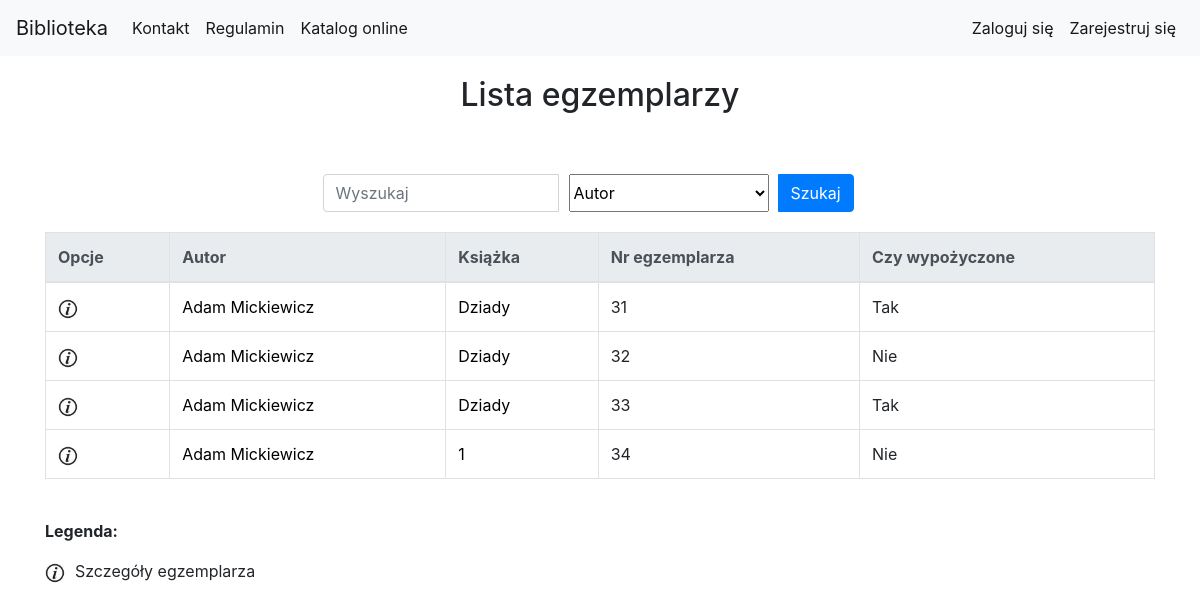
The app's page /library/book_copy_list/ with its own data.
### library_app/models.py (models this page shows, shortened)
class BookCopy(models.Model):
    book = models.ForeignKey(Book, related_name="bookcopies", verbose_name='Wybierz książkę') #teraz w templatce mozemy z poziomu klasy book odnosic sie do obiektow bookcopy, np {{book.bookcopies.count}} da liczbe kopii ksiazek ktore maja w polu book id danej ksiazki
    is_borrowed = models.BooleanField(default=False)

class Author(models.Model):
    first_name = models.CharField(max_length=200, verbose_name='Imię')
    last_name = models.CharField(max_length=200, verbose_name='Nazwisko')
    country = models.CharField(max_length=200, verbose_name='Kraj')
    biography = models.TextField(default='', blank=True, null=True, verbose_name='Biografia')
    birth_place = models.CharField(max_length=200, default='', blank=True, null=True, verbose_name='Miejsce urodzenia')
    image_url = models.URLField(default='', blank=True, null=True, verbose_name='Adres url portretu, zakończony rozszerzeniem')
    years_of_life = models.CharField(max_length=10, default='', blank=True, null=True, verbose_name='Lata życia')

class Book(models.Model):
    authors = models.ManyToManyField(Author, related_name='book_authors', verbose_name='Autorzy')
    category = models.ForeignKey(Category, related_name='book_categories', verbose_name='Kategoria')
    publishing_house = models.ForeignKey(PublishingHouse, related_name='publishing_houses', verbose_name='Wydawnictwo')
    isbn = models.CharField(max_length=30, unique=True, verbose_name='Numer ISBN')
    title = models.CharField(max_length=200, verbose_name='Tytuł')
    description = models.TextField(blank=True, default='', verbose_name='Opis')
    publish_date = models.DateField(default=datetime.now, blank=True, verbose_name='Data publikacji')
    edition = models.PositiveIntegerField(default=1, verbose_name='Numer wydania')
    image_url = models.URLField(default='', blank=True, null=True, verbose_name='Adres url okładki zakończony rozszerzeniem obrazu')
    add_date = models.DateTimeField(auto_now=True)
    slug = models.SlugField(allow_unicode=True, unique=True)

### library_app/views.py (the view)
class BookCopyListView(generic.ListView):
    model = models.BookCopy
    paginate_by = 10
    def get_queryset(self):
        search_query = self.request.GET.get("search_query")
        search_type = self.request.GET.get("search_type")
        if search_query is not None:
            if search_type == "title":
                return models.BookCopy.objects.all().filter(book__title__icontains=search_query)
            elif search_type == "author":
                authors_result = models.BookCopy.objects.all().filter(book__authors__first_name__icontains=search_query) | models.BookCopy.objects.all().filter(book__authors__last_name__icontains=search_query)
                return authors_result
            elif search_type == "bookcopy_nr":
                return models.BookCopy.objects.all().filter(id__icontains=search_query)
            elif search_type == "isbn":
                return models.BookCopy.objects.all().filter(book__isbn__icontains=search_query)
        else:
            return models.BookCopy.objects.all()

### library_app/templates/library_app/bookcopy_list.html (shortened to what this page needs)
{% extends "base.html" %}
{% load static %}
{% load custom_tags %}
{% block body_block %}
<div class="container">
    <div class="page-title">
        <h2>Lista egzemplarzy </h2>
    </div>
            <div class="search-bar">
                <form class="form-inline" action="{% url 'library_app:bookcopy_list' %}" method="GET">
                    <div class="input-group">
                        <input type="search" class="form-control" name="search_query" placeholder="Wyszukaj">
                        <select class="search-select" name="search_type">
                            <option value="author" selected>Autor</option>
                        </select>
                        <div class="input-group-append search-button">
                            <button class="btn btn-primary" type="submit">Szukaj</button>
                        </div>
                    </div>
                </form>
            </div>
        {% if user.is_authenticated and user.is_superuser %}
            <div class="other_create_buttons">
                <a class="btn btn-primary" href="{% url 'library_app:bookcopy_create' %}">Dodaj egzemplarz książki</a>
            </div>
            <table class="table table-bordered table-hover">
                <thead class="thead-light">
                    <tr>
                        <th scope="col">Opcje</th>
                        <th scope="col">Autor</th>
                        <th scope="col">Książka</th>
                        <th scope="col">Nr egzemplarza</th>
                        <th scope="col">Pożyczone dla</th>
                        <th scope="col">Data wypożyczenia</th>
                        <th scope="col">Data oddania</th>
                    </tr>
                </thead>
                <tbody>
                    {% for bookcopy in bookcopy_list %}
                    {% get_bookcopy_borrow bookcopy.id as book_copy_borrow_obj %}
                    <tr>
                        <td>
                            <a href="{% url 'library_app:bookcopy_detail' pk=bookcopy.pk %}"><img src="{% static 'website_icons/info_ico.png' %}"
                                    alt="Szczegóły" width="20" height="20"></a>
                            {% if bookcopy.is_borrowed == False %}
                            <a href="{% url 'library_app:bookcopy_delete' pk=bookcopy.pk %}"><img src="{% static 'website_icons/del_ico.png' %}"
                                    alt="Usuń" width="20" height="20"></a>
                            {% else %}
                            <a href="{% url 'library_app:borrow_delete' pk=book_copy_borrow_obj.pk %}"><img src="{% static 'website_icons/del_borrow_ico.png' %}"
                                    alt="Usuń wypozyczenie" width="20" height="20"></a>
                            {% endif %}
                        </td>
                        <td>
                            {% for author in bookcopy.book.authors.all %}
                            <a href="{% url 'library_app:author_detail' pk=author.pk %}">{{author.first_name}} {{author.last_name}}</a>
                            {% endfor %}
                        </td>
                        <td><a href="{% url 'library_app:book_detail' pk=bookcopy.book.pk %}">{{bookcopy.book.title}}</a></td>
                        <td><a href="{% url 'library_app:bookcopy_detail' pk=bookcopy.pk %}"></a>{{bookcopy.id}}</a></td>
                        {% if book_copy_borrow_obj %}
                        <td>{{book_copy_borrow_obj.user.get_full_name}}</a></td>
                        <td>{{book_copy_borrow_obj.borrow_date}}</a></td>
                        <td>{{book_copy_borrow_obj.receive_date}}</a></td>
                        {% else %}
                        <td>-</td>
                        <td>-</td>
                        <td>-</td>
                        {% endif %}
                    </tr>
                    {% endfor %}
                </tbody>
            </table>
        {% else %}
            <table class="table table-bordered table-hover">
                <thead class="thead-light">
                    <tr>
                        <th scope="col">Opcje</th>
                        <th scope="col">Autor</th>
                        <th scope="col">Książka</th>
                        <th scope="col">Nr egzemplarza</th>
                        <th scope="col">Czy wypożyczone</th>
                    </tr>
                </thead>
                <tbody>
                    {% for bookcopy in bookcopy_list %}
                    <tr>
                        <td>
                            <a href="{% url 'library_app:bookcopy_detail' pk=bookcopy.pk %}"><img src="{% static 'website_icons/info_ico.png' %}"
                                    alt="Szczegóły" width="20" height="20"></a>
                        </td>
                        <td>
                            {% for author in bookcopy.book.authors.all %}
                            <a href="{% url 'library_app:author_detail' pk=author.pk %}">{{author.first_name}} {{author.last_name}}</a>
                            {% endfor %}
                        </td>
                        <td><a href="{% url 'library_app:book_detail' pk=bookcopy.book.pk %}">{{bookcopy.book.title}}</a></td>
                        <td><a href="{% url 'library_app:bookcopy_detail' pk=bookcopy.pk %}"></a>{{bookcopy.id}}</a></td>
                        <td>
                            {% if bookcopy.is_borrowed %}
                                Tak
                            {% else %}
                                Nie
                            {% endif %}
                        </td>
                    </tr>
                    {% endfor %}
                </tbody>
            </table>
        {% endif %}
    <div class="table-legend">
        <p><b>Legenda:</b></p>
        <p><img src="{% static 'website_icons/info_ico.png' %}" alt="Szczegóły" width="20" height="20">Szczegóły egzemplarza</p>
    </div>
</div>
{% endblock %}

### static/css/style.css (style rules this page uses)
.page-title { margin-top: 20px; margin-bottom: 20px; text-align: center; }
a { text-decoration: none; color: black; }
.table-legend { margin-bottom: 100px; }
.table-legend img { margin-right: 10px; }
.search-bar { padding-top: 40px; padding-bottom: 20px; margin: 0 auto; width: 50%; }
.search-button { width: 100px; }
.search-select { width: 200px; margin-right: 10px; margin-left: 10px; }

### records on screen
BookCopy: book "Dziady", id "31", is_borrowed "Tak"
Author: first_name "Adam", last_name "Mickiewicz"
BookCopy: book "Dziady", id "32", is_borrowed "Nie"
BookCopy: book "Dziady", id "33", is_borrowed "Tak"
BookCopy: book "1", id "34", is_borrowed "Nie"
